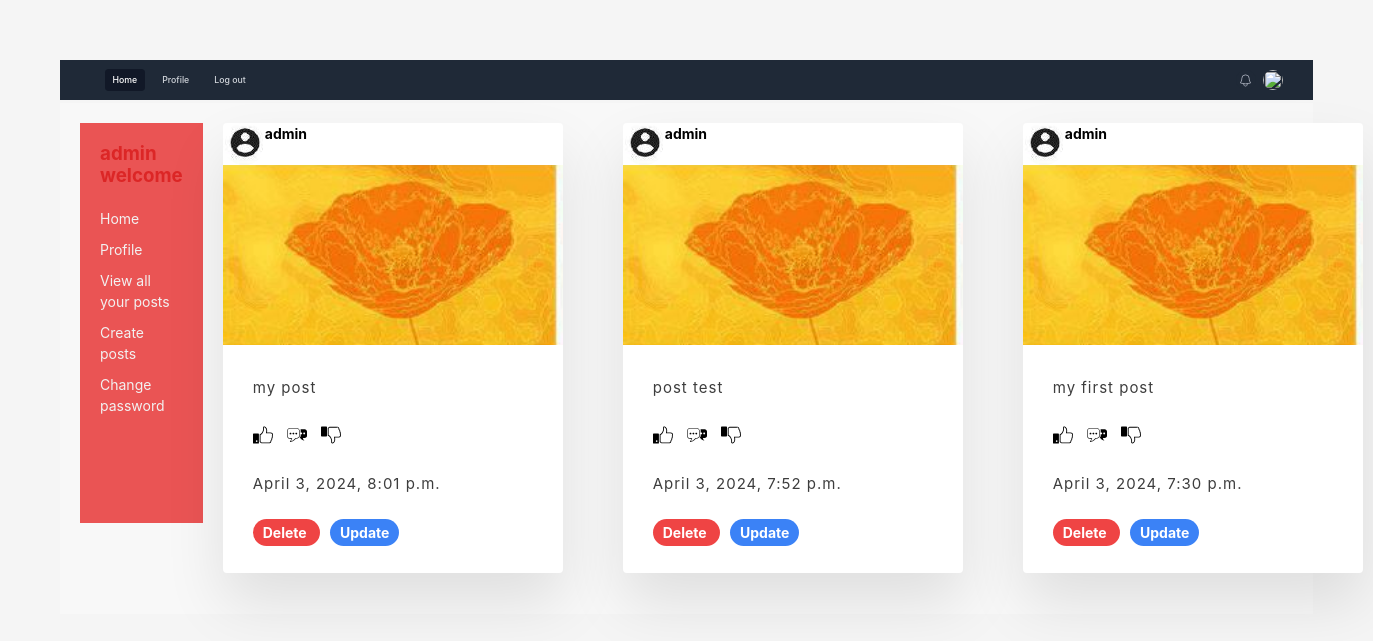
Before: /user/profile/1/ (signed in) with the older database file.
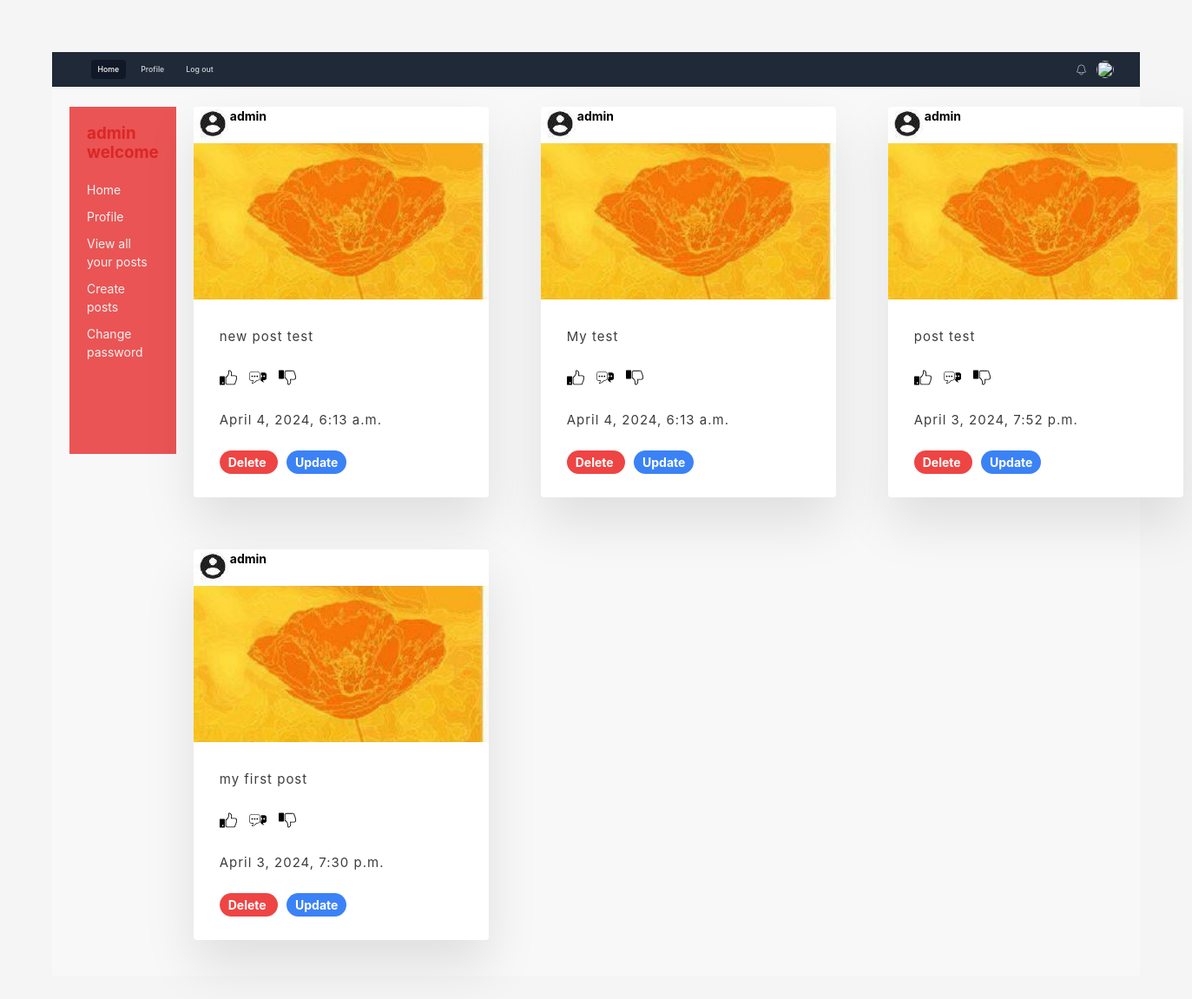
After: the same page with the newer database file.
### post/models.py (models this page shows, shortened)
class Post(models.Model):
    user = models.ForeignKey(User, on_delete=models.CASCADE, related_name="user_posts", verbose_name="نویسنده")
    content = models.TextField()
    slug = models.SlugField()
    created_time = models.DateTimeField(auto_now_add=True)
    updated_time = models.DateTimeField(auto_now=True)
    class Meta:
        ordering =['-created_time']

### user/views.py (the view)
# urls.py: path('profile/<int:user_id>/',views.UserProfileView.as_view(), name='user_profile'),
class UserProfileView(LoginRequiredMixin, View):
    template_name = 'user/profile-edit.html'
    def get(self, request, user_id):
        is_following = False
        user = get_object_or_404(User, pk=user_id)
        posts = user.user_posts.all()
        relation = Follow.objects.filter(follower=request.user ,following=user)
        if relation.exists():
            is_following = True
        return render(request, self.template_name, {'user': user, 'posts': posts, 'is_following': is_following})

### templates/user/profile-edit.html (shortened to what this page needs)
<!DOCTYPE html>
{% load static %}
{% include 'base.html' %}
<html lang="en">
  <head>
    <link href="https://cdn.jsdelivr.net/npm/tailwindcss@2.2.19/dist/tailwind.min.css" rel="stylesheet" />
  </head>
  <body class="dir=rtl">
    <header class="sticky top-10 h-1/2 flex flex-col bg-white/30 mb-1 z-[1000]" >
      <div class="container">
        <div class="sidebar dir=rtl">
          <h1 class = "text-3xl font-bold text-red-600">{{user.username}} welcome</h1>
          <ul>
              <li><a href="{%url 'post:home' %}" >Home</a></li>
              {% if request.user.id == user.id %}
                <li><a href="{%url 'user:user_profile' request.user.id %}">Profile</a></li>
                <li><a href="{{post.get_absolute_url}}">View all your posts</a></li>
                <li><a href="{% url 'post:post_create' %}" >Create posts</a></li>
                <li><a href="{%url 'user:reset_password' %}">Change password</a></li>
              {% endif %}
          </ul>
        </div>
        <div class="content">
          <div class="main_flex">
            <div class="grid">
                {% for post in posts %}
                <div class="grid__item">
                    <div class="card">
                        <img class="card__img_profile" src="{% static "img/13.JPG" %}" alt="profile">
                        <p class="p=5"><strong>{{post.user.username}}</strong></p>
                        <img class="card__img" src="{% static "img/10.JPG" %}" alt="Snowy Mountains">
                        <div class="card__content">
                            <p class="card__text">{{post.content}}</p>
                            <div>
                                <button class="card__btn__like">
                                    <img src="{% static "img/like.svg" %}" alt="Like" class="card__img__like">
                                </button>
                                <button class="card__btn__like">
                                    <img src="{% static "img/comment.svg" %}" alt="comment" class="card__img__like">
                                </button>
                                <button class="card__btn__like">
                                    <img src="{% static "img/dislike.svg" %}" alt="Dislike" class="card__img__like">
                                </button>
                            </div>
                            <br>
                            <p class="card__text">{{post.updated_time}}</p>
                            {% if request.user.id == post.user.id %}
                                <a href="{% url 'post:post_delete' post.id %}" class="card__btn__post bg-red-500 hover:bg-red-700 text-white font-bold py-2 px-4 rounded-full">Delete </a>
                                <a href="{% url 'post:post_update' post.id %}" class="card__btn__post bg-blue-500 hover:bg-blue-700 text-white font-bold py-2 px-4 rounded-full">Update </a>
                            {% endif %}
                        </div>
                    </div>
                </div>
                {% endfor %}
            </div>
          <br />
        </div>
      </div>
    </header>
  </body>
</html>

Changed rows visible on the page:
removed Post: user.username "admin", content "my post", updated_time "April 3, 2024, 8:01 p.m.", shows "Delete"
added Post: user.username "admin", content "new post test", updated_time "April 4, 2024, 6:13 a.m.", shows "Delete"
added Post: user.username "admin", content "My test", updated_time "April 4, 2024, 6:13 a.m.", shows "Delete"
